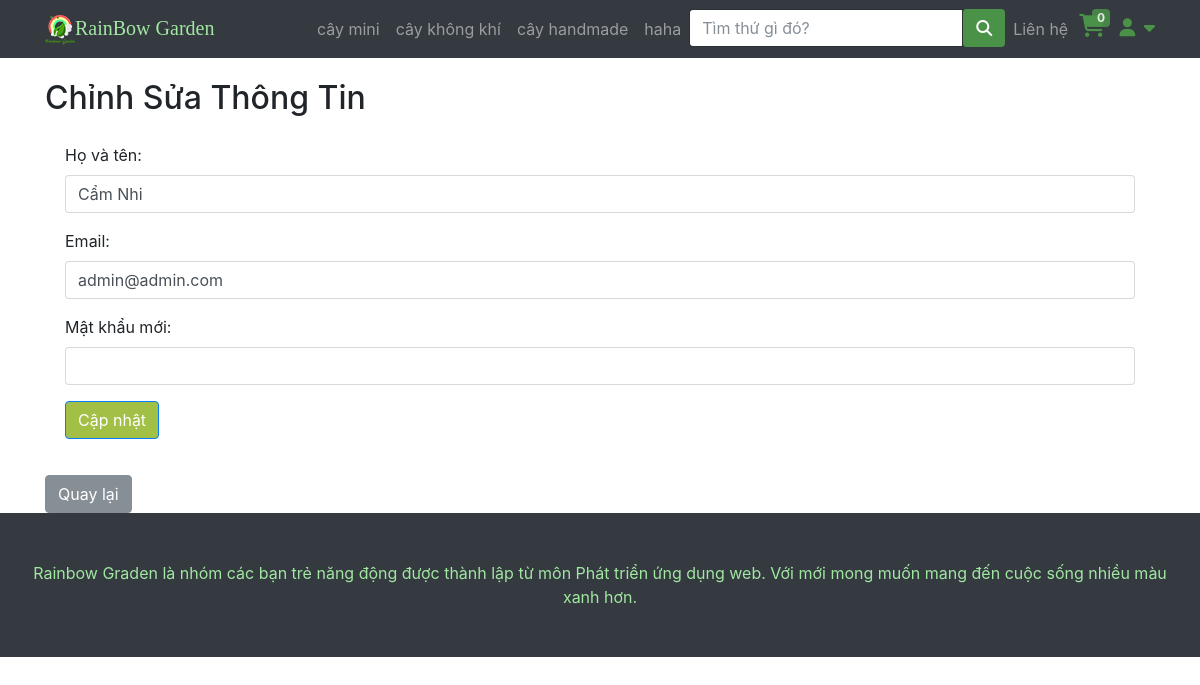
Page /edit_profile.php (signed in) on the committed database.
### tables this page shows
CREATE TABLE IF NOT EXISTS `category` (
  `id` int NOT NULL AUTO_INCREMENT,
  `name` varchar(200) DEFAULT NULL,
  `image` varchar(200) NOT NULL,
  PRIMARY KEY (`id`)
);

CREATE TABLE IF NOT EXISTS `account` (
  `id` int NOT NULL AUTO_INCREMENT,
  `role` varchar(20) NOT NULL DEFAULT 'client',
  `username` varchar(100) DEFAULT NULL,
  `passwords` varchar(100) DEFAULT NULL,
  `fullname` varchar(200) DEFAULT NULL,
  `createdate` datetime DEFAULT NULL,
  `lastmodified` datetime DEFAULT NULL,
  PRIMARY KEY (`id`)
);

### php/connectDB.php (called while the page is built, shortened)
<?php
class DataAccessHelper
{
	static $connection;
	public function connect()
	{
		self::$connection = new mysqli(DB_HOST, DB_USER, DB_PASSWORD, DB_NAME, DB_PORT);
		self::$connection->set_charset(DB_CHARSET);
	}
	public function executeQuery($sql)
	{
		return self::$connection->query($sql);
	}
}

### Cart.php (called while the page is built, shortened)
<?php
$count_cart = 0;

### edit_profile.php (the view, shortened to what this page needs)
<?php
include 'header.php';
$id = $_SESSION['account'];
$sql = "SELECT * FROM account WHERE id = '$id'";
$result = $db->executeQuery($sql);
$user = mysqli_fetch_assoc($result);
?>
<div class="container">
    <h2 class="mt-4">Chỉnh Sửa Thông Tin</h2>
    <form method="POST" action="" style="padding: 20px;">
        <div class="form-group">
            <label for="fullname">Họ và tên:</label>
            <input type="text" name="fullname" class="form-control" id="fullname" value="<?php echo htmlspecialchars($user['fullname']); ?>" required>
        </div>
        <div class="form-group">
            <label for="email">Email:</label>
            <input type="email" name="username" class="form-control" id="email" value="<?php echo htmlspecialchars($user['username']); ?>" required>
        </div>
        <div class="form-group">
            <label for="password">Mật khẩu mới:</label>
            <input type="password" name="password" class="form-control" id="password" required>
        </div>
        <button type="submit" class="btn btn-primary">Cập nhật</button>
    </form>
    <a href="profile.php" class="btn btn-secondary mt-3">Quay lại</a>
</div>
<?php
include "footer.php";

### header.php (shortened to what this page needs)
<?php
include "php/connectDB.php";
$db = new DataAccessHelper;
$db->connect();
include('Cart.php');
?>
<!DOCTYPE html>
<html lang="en">
<head>
    <link href="vendor/bootstrap/css/bootstrap.min.css" rel="stylesheet">
    <link href="css/modern-business.css" rel="stylesheet">
    <link href="css/icon-fonts.min.css" rel="stylesheet">
    <link href="css/settings.css" rel="stylesheet">
    <link href="css/grid-and-effects.css" rel="stylesheet">
    <link href="css/custom.css" rel="stylesheet">
    <link href="css/styles.css" rel="stylesheet">
    <link rel="stylesheet" href="https://cdnjs.cloudflare.com/ajax/libs/font-awesome/6.7.1/css/all.min.css">
</head>
<body>
    <nav class="navbar fixed-top navbar-expand-lg navbar-dark bg-dark fixed-top">
        <div class="container">
            <a class="navbar-brand GreenBrand" href="index.php"><img src="img/logobn.png">RainBow Garden</a>
            <div class="collapse navbar-collapse" id="navbarResponsive">
                <ul class="navbar-nav ml-auto">
                    <?php
                    $query = $db->executeQuery("SELECT * FROM category");
                    $result = mysqli_fetch_all($query, MYSQLI_ASSOC);
                    ?>
                    <?php foreach ($result as $value) : ?>
                        <li class="nav-item">
                            <a class="nav-link" href="loaicay?category=<?php echo $value['id'] ?>"><?php echo $value['name'] ?></a>
                        </li>
                    <?php endforeach; ?>
                    <li>
                        <form class="input-with-submit header-search" method="GET">
                            <div class="input-group">
                                <input type="text" class="form-control" placeholder="Tìm thứ gì đó?" name="tukhoa">
                                <span class="input-group-button">
                                    <button class="btn btn-default" style="background-color: #4b9249" type="submit">
                                        <i class="fa fa-search"></i>
                                    </button>
                                </span>
                            </div>
                        </form>
                    </li>
                    <li class="nav-item dropdown">
                        <a class="nav-link" href="lienhe.php">
                            Liên hệ
                        </a>
                    </li>
                    <li style="width: 40px !important; height: 40px; padding-left: 3px;">
                        <span class="my-cart-icon">
                            <span class=" navRbcart">
                                <a href="myCart.php">
                                </a>
                            </span>
                            <span class="badge badge-notify my-cart-badge"><?php echo $count_cart ?></span>
                        </span>
                    </li>
                    <li class="dropdown navRbaccount">
                        <a class=" fn-bran-light" data-toggle="dropdown" href="#">
                            <i class="fa fa-user fa-fw"></i> <i class="fa fa-caret-down"></i>
                        </a>
                    </li>
                </ul>
            </div>
        </div>
    </nav>

### css/modern-business.css (style rules this page uses)
body { padding-top: 54px; }
@media (min-width: 992px) { body { padding-top: 56px; } }

### css/grid-and-effects.css (style rules this page uses)
.container { margin-right: auto; margin-left: auto; padding-left: 15px; padding-right: 15px; }
@media (min-width: 768px) { .container, .row.ig_fullwidth { width: 750px; } }
@media (min-width: 992px) { .container, .row.ig_fullwidth { width: 970px; } }
@media (min-width: 1200px) { .container, .row.ig_fullwidth { width: 1170px; } }
.collapse { display: none; }
.clearfix:after, .container:after, .container-fluid:after, .row:after { clear: both; content: " "; display: table; }

### css/custom.css (style rules this page uses)
.GreenBrand { color: #a1e6a1 !important; font-family: 'Pacifico', cursive; }
.dropdown { position: relative; display: inline-block; }
.navRbcart { font-size: 23px !important; color: white; position: relative; }
.badge-notify { background:#4b9249; opacity: 0.85; position:relative; top: -40px; left: 13px; }
.navRbaccount { padding-top: 5px; font-size: 18px; }

### css/styles.css (style rules this page uses)
.btn-primary, .btn-primary:active, .btn-primary:focus, .btn-primary:active:focus, .btn-primary:hover, .wpcf7-submit, span.wpcf7-list-item, button, .navbar-toggle, input[type='button'], input[type='reset'], input[type='submit'], .jumbotron .carousel-indicators li.active, .post-item .vertical-center span, .post-item .label-wrap .label, .testimonials .testimonial-control, .testimonials .testimonial-control:first-of-type::before, .testimonials .testimonial-control:last-of-type::before, .cta-button, .brochure-box, .project-navigation a, .pagination a.current, .pagination span.current, .sidebar .widget.widget_nav_menu .menu li:hover, .sidebar .widget.widget_nav_menu .menu li.current-menu-item a, .sidebar .widget.widget_nav_menu .menu li a:hover, .panel-group .panel .panel-heading .accordion-toggle[aria-expanded="true"] { background-color: #a2c046; color: #ffffff; }
.fa { display: inline-block; font: normal normal normal 14px/1 FontAwesome; font-size: inherit; text-rendering: auto; -webkit-font-smoothing: antialiased; -moz-osx-font-smoothing: grayscale; }

### header.php (style rules this page uses)
a { color: #4b9249; }

### rows in the picture
category: name "cây mini"
category: name "cây không khí"
category: name "cây handmade"
category: name "haha"
account: fullname "Cẩm Nhi", username "admin@admin.com"

### other values in the picture
$count_cart "0"
